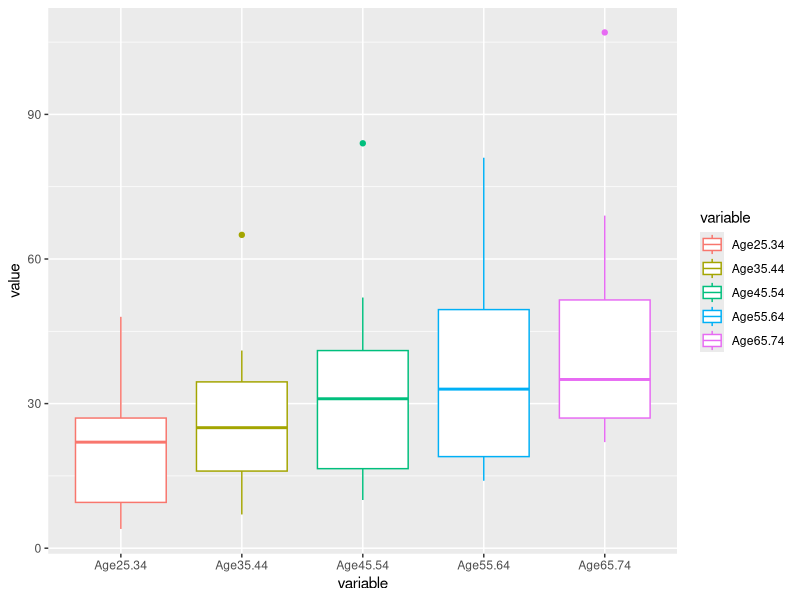
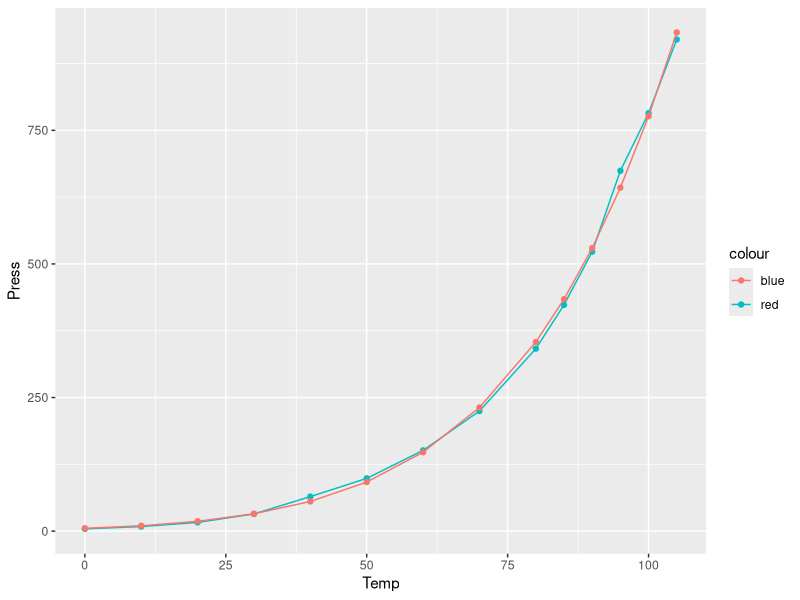

R code for these plots, in order:
## ---- chunk 1
knitr::opts_chunk$set(warning = FALSE, message = FALSE) 
## ---- chunk 2
library(tidyverse)
## ---- chunk 3
tmp <- c(4, 6, 3)
## ---- chunk 4
    rep(c(4,6,3), times=10)
## ---- chunk 5
    cat(rep(4, each=10), rep(6, each=20), rep(3, each=30))
## ---- chunk 6
xVec <- sample(0:999, 250, replace=T)
yVec <- sample(0:999, 250, replace=T)
## ---- chunk 7
    tmp <- yVec[-1]-xVec[-250]
## ---- chunk 8
    tmp <- yVec[yVec > 600]
## ---- chunk 9
    which(yVec > 600)
## ---- chunk 10
    idx <- seq(1,250, by=3)
    tmp <- yVec[idx]
## ---- chunk 11
x <- seq(2,38, by=2) / seq(3,39, by=2)
result <- 1 + sum(cumprod(x))
result
## ---- chunk 12
data(state)
state.x77 <- as.data.frame(state.x77)
head(state.x77)
## ---- chunk 13
    length(state.x77$Income < 4300)
## ---- chunk 14
    rownames(state.x77[which(state.x77$Income==max(state.x77$Income)),])
## ---- chunk 15
    library(dplyr)
    state.x77 <- state.x77 %>% mutate(Level = 
                ifelse(Illiteracy<1, "low",
                    ifelse(Illiteracy<2, "some", "high")))
    head(state.x77)
## ---- chunk 16
    state.tmp <- state.x77 %>% filter(Level=="low")
    max(state.tmp$Income)
    rownames(state.tmp[which(state.tmp$Income==max(state.tmp$Income)),])
## ---- chunk 17
x1 <- runif(1000, 0,1)
x2 <- runif(1000, 0,1)
## ---- chunk 18
    length(x1[x1<0.25 | 1-x1<0.25 | x2<0.25 | 1-x2<0.25])/1000
## ---- chunk 19
    length(x1[x1^2+x2^2<0.25^2 | (1-x1)^2+x2^2<0.25^2 |
        x1^2+(1-x2)^2<0.25^2 | (1-x1)^2+(1-x2)^2<0.25^2])/1000
## ---- chunk 20
x <- c(0, 1,1, 2,2, 3,3, 4,4,4)
samp <- sample(x, size=1000, replace=T)
res <- data.frame(
    x_equal_0 = c(0.1, length(samp[samp==0])/1000),
    x_equal_1 = c(0.2, length(samp[samp==1])/1000),
    x_equal_2 = c(0.2, length(samp[samp==2])/1000),
    x_equal_3 = c(0.2, length(samp[samp==3])/1000),
    x_equal_4 = c(0.3, length(samp[samp==4])/1000)
)
rownames(res) <- c("theoretical_Pr", "empirical_Pr")
res
## ---- chunk 21
suicrates <- tibble(Country = c('Canada', 'Israel', 'Japan', 'Austria', 'France', 'Germany',
'Hungary', 'Italy', 'Netherlands', 'Poland', 'Spain', 'Sweden', 'Switzerland', 'UK', 'USA'), 
Age25.34 = c(22,  9, 22, 29, 16, 28, 48,  7,  8, 26,  4, 28, 22, 10, 20), 
Age35.44 = c(27, 19, 19, 40, 25, 35, 65,  8, 11, 29,  7, 41, 34, 13, 22), 
Age45.54 = c(31, 10, 21, 52, 36, 41, 84, 11, 18, 36, 10, 46, 41, 15, 28), 
Age55.64 = c(34, 14, 31, 53, 47, 49, 81, 18, 20, 32, 16, 51, 50, 17, 33), 
Age65.74 = c(24, 27, 49, 69, 56, 52, 107, 27, 28, 28, 22, 35, 51, 22, 37))
## ---- chunk 22
    library(reshape)
    longdata <- melt(as.data.frame(suicrates), id="Country")
    longdata
## ---- chunk 23
    library(ggplot2)
    ggplot(longdata, aes(x=variable, y=value, color=variable)) +
        geom_boxplot()
## ---- chunk 24
library(MASS)
data(steam)
f <- function(t, a,b,g){
    return (a*exp(b*t/(g+t)))
}
fitted.model <- nls(Press~f(Temp, a,b,g), 
        data=steam, start=list(a=5,b=20,g=200))
summary(fitted.model)
steam <- steam %>% mutate(FittedModel = 
                predict(fitted.model, steam))
ggplot(steam) + geom_point(aes(Temp, Press, color="red"))+
        geom_line(aes(Temp, Press, color="red")) +
        geom_point(aes(Temp, FittedModel, color="blue"))+
        geom_line(aes(Temp, FittedModel, color="blue"))
